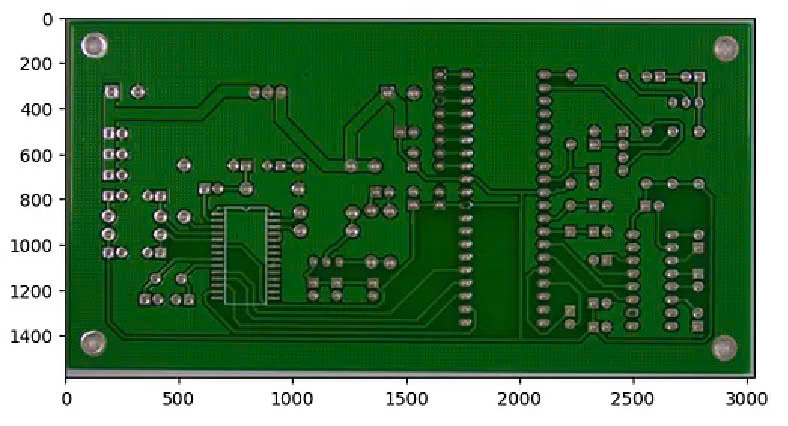
%> input picture DetectPCB/origin.jpg, 788 x 426 px
$ octave DetectPCB.m   (GNU Octave 9; MATLAB toolbox functions it lacks are replaced by stand-ins)
%> lines starting %> are read from the running program, lines starting %| are printed output that depends on the picture
% --- detect pcb ---
x = imread('origin.jpg');
%> x is the input picture: size 426x788x3 uint8; mean R, G, B 79.1, 123.8, 82.5
y = imread('error.jpg');
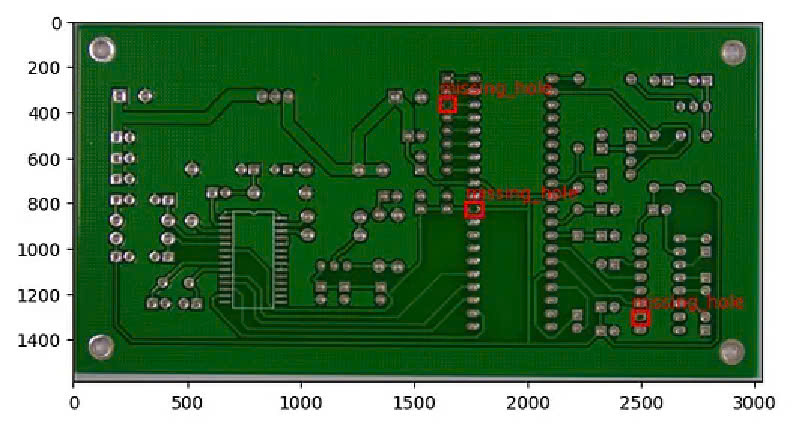
%> input picture DetectPCB/error.jpg, 798 x 425 px
%> y is the input picture: size 425x798x3 uint8; mean R, G, B 82.4, 124.8, 84.2
imshow(y);
[g c d] = size(x);
%> g = 426; c = 788; d = 3
y = imresize(y, [g, c]);
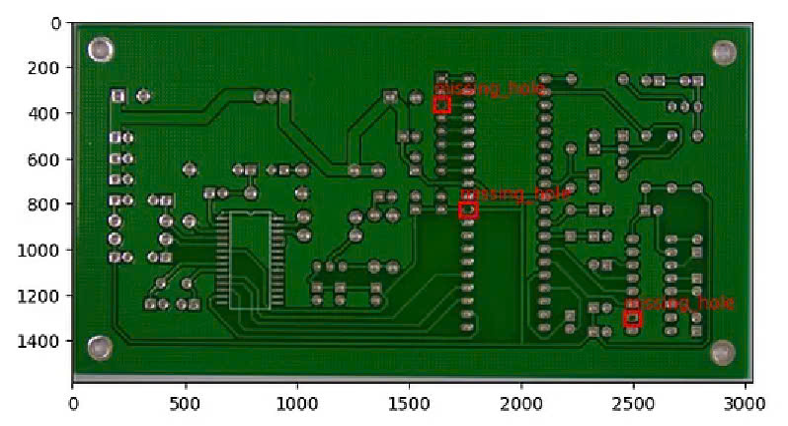
%> y: size 426x788x3 uint8; mean R, G, B 82.4, 124.7, 84.2
subplot(1, 3, 1);
imshow(x);
title('pcb origin');
subplot(1, 3, 2);
imshow(y);
title('pcb error');
subplot(1, 3, 3);
imshow(x-y);
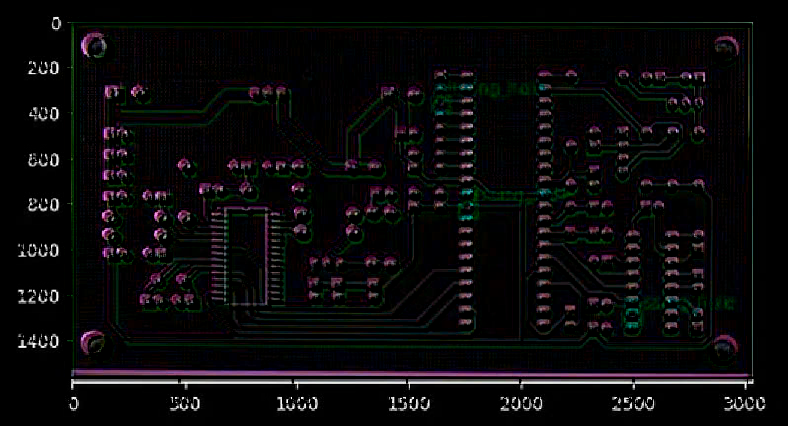
%> displayed picture: size 426x788x3, on the screen's scale of 0 to 255; mean R, G, B 10.6, 9.8, 10.4
title('error position');
